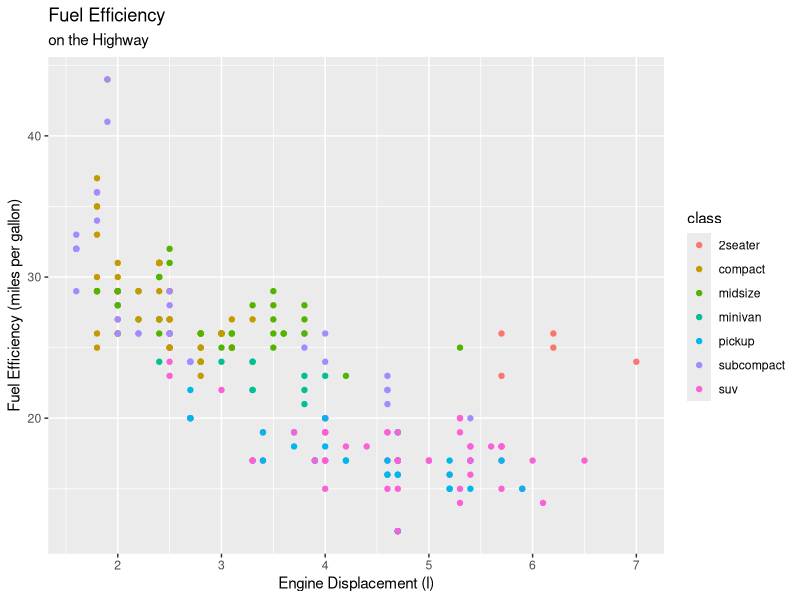

R code for this plot:
library(ggplot2)

ggplot2::mpg

ggplot(data = mpg) +
  geom_point(mapping = aes(x = displ, y = hwy, color = class)) +
  labs(title = 'Fuel Efficiency',
       subtitle = 'on the Highway',
       x = 'Engine Displacement (l)',
       y = 'Fuel Efficiency (miles per gallon)')
